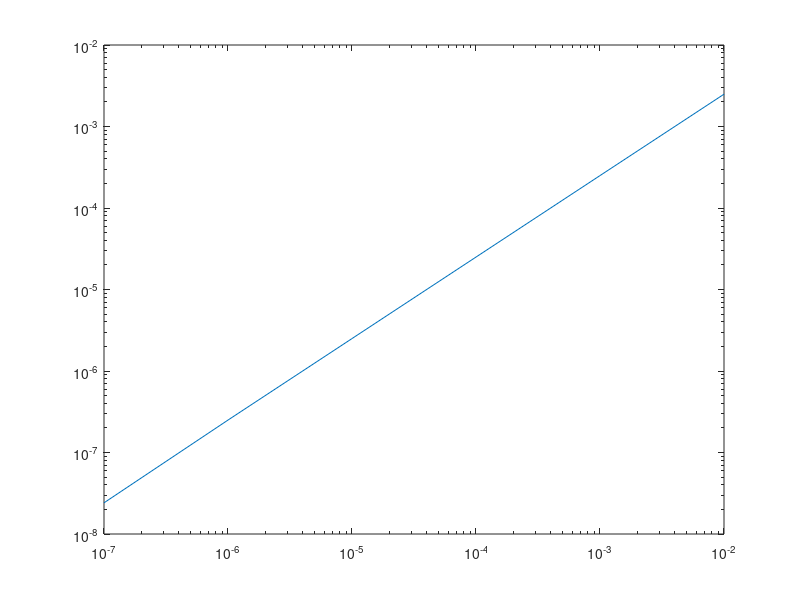

The MATLAB source for this figure:

% ------------ Taylor Series ------------
% =========================================

% Variable Initiation

x = 1;
TrueVal = 1/(1+ x^2) ;

for i = 2:7
	h = 10^(-i);
	ApproxVal = (atan(x+h) - atan(x))/h;
    err = abs(TrueVal - ApproxVal);
    
    hvals(i-1) = h;
    errvals(i-1) = err;
    
end

%% Plot error vs. step size 

loglog(hvals,errvals);


	